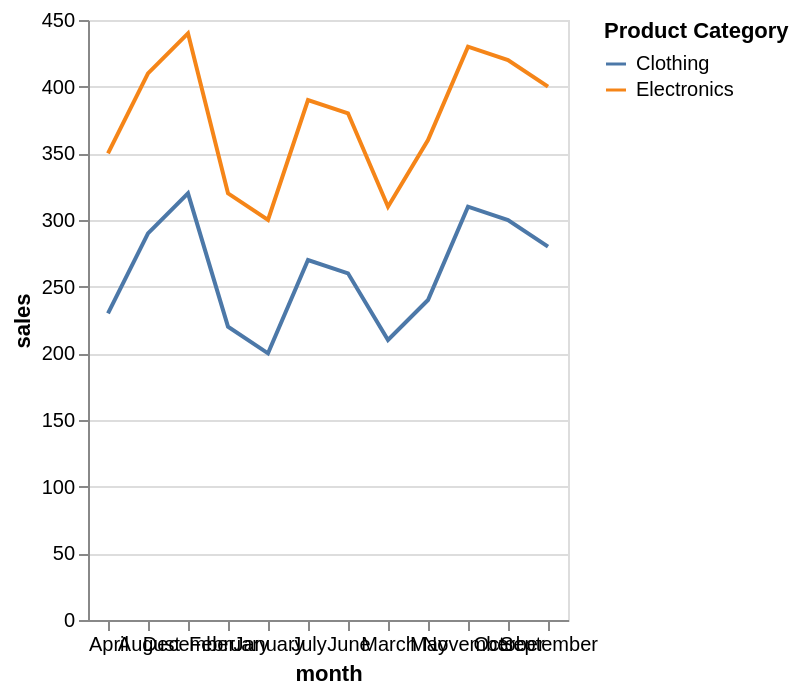

Describe this chart as a Vega-Lite specification.
### Vega-Lite specification from a JSON file in a GitHub repository (floating-point values rounded to 4 significant figures)
{"$schema": "https://vega.github.io/schema/vega-lite/v5.json", "description": "A line chart comparing sales trends of different product categories over time.", "data": {"values": [{"month": "January", "category": "Electronics", "sales": 300}, {"month": "February", "category": "Electronics", "sales": 320}, {"month": "March", "category": "Electronics", "sales": 310}, {"month": "April", "category": "Electronics", "sales": 350}, {"month": "May", "category": "Electronics", "sales": 360}, {"month": "June", "category": "Electronics", "sales": 380}, {"month": "July", "category": "Electronics", "sales": 390}, {"month": "August", "category": "Electronics", "sales": 410}, {"month": "September", "category": "Electronics", "sales": 400}, {"month": "October", "category": "Electronics", "sales": 420}, {"month": "November", "category": "Electronics", "sales": 430}, {"month": "December", "category": "Electronics", "sales": 440}, {"month": "January", "category": "Clothing", "sales": 200}, {"month": "February", "category": "Clothing", "sales": 220}, {"month": "March", "category": "Clothing", "sales": 210}, {"month": "April", "category": "Clothing", "sales": 230}, {"month": "May", "category": "Clothing", "sales": 240}, {"month": "June", "category": "Clothing", "sales": 260}, {"month": "July", "category": "Clothing", "sales": 270}, {"month": "August", "category": "Clothing", "sales": 290}, {"month": "September", "category": "Clothing", "sales": 280}, {"month": "October", "category": "Clothing", "sales": 300}, {"month": "November", "category": "Clothing", "sales": 310}, {"month": "December", "category": "Clothing", "sales": 320}]}, "mark": "line", "encoding": {"x": {"field": "month", "type": "ordinal", "axis": {"labelAngle": 0}}, "y": {"field": "sales", "type": "quantitative"}, "color": {"field": "category", "type": "nominal", "legend": {"title": "Product Category"}}}}
